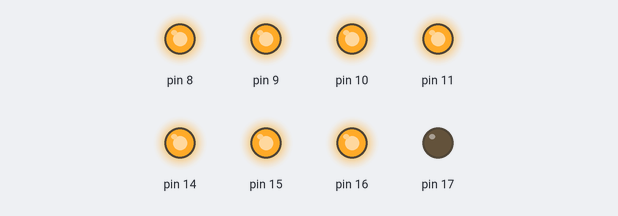
Bench run of a sketch on a simulated Arduino Uno, built with avr-gcc and run on an emulated ATmega328P. Shown: output pins drawn as LEDs (lit = HIGH).

Above: at 0.5 s.
At 2.5 s:
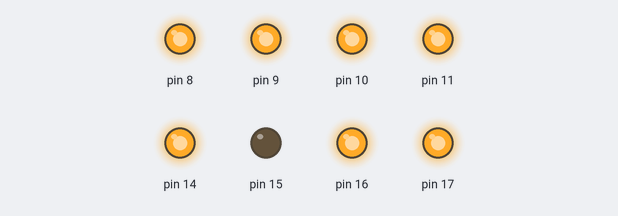
At 3.5 s:
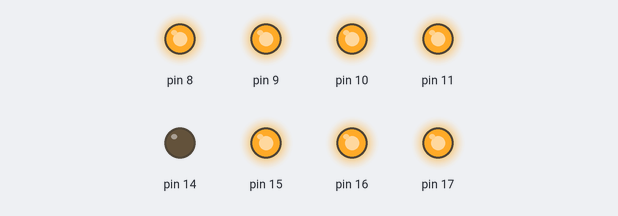
At 4.5 s:
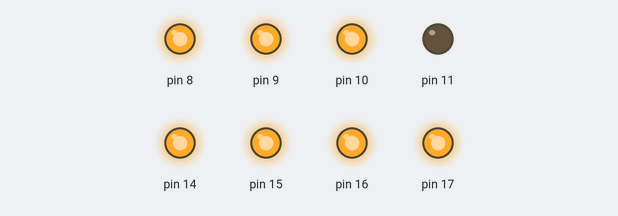
At 6.5 s:
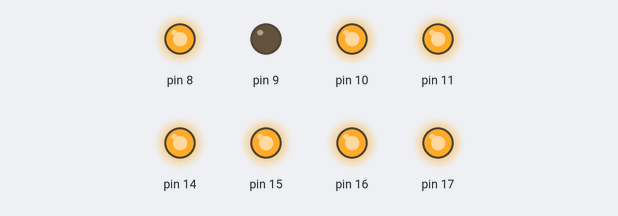
At 9.5 s:
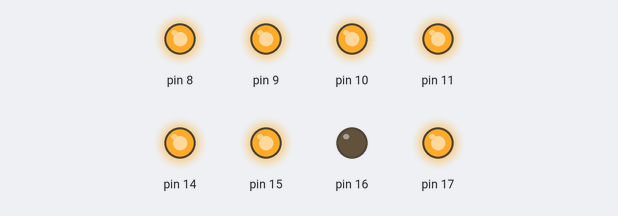
Timing chart, 0 to 10.4 s (numbered marks = the images above):
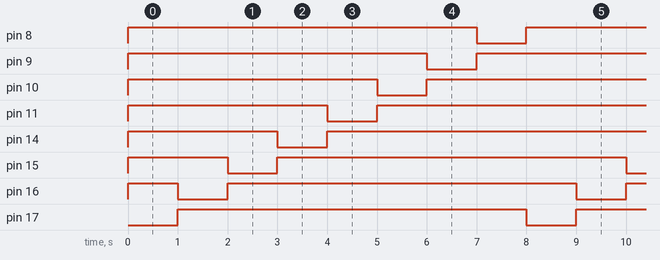

The sketch:

0605_16bit_TC_Interrupt_Basic01_CTC.ino
```cpp
unsigned char led;

void setup() {
  // put your setup code here, to run once:
  led = 0x01;

  DDRB = 0x0F;
  DDRC = 0x0F;
  SREG |= 0x80;

  TCCR1A = 0x00;
  // OCnX 핀 차단
  // WGM1, 0  -> 0 0
  TCCR1B = 0x0D;
  // WGM3, 2 -> 0 1 -> CTC 모드
  // SC2, 1, 0 -> 101 -> 분주율 1024
  TCCR1C = 0x00;
  // FOC1A, B, C -> 0 0 0
  TIMSK1 = 0x02;
  // OCIE1B OCIE1A TOIE1 -> 0 1 0 -> COMPA Enable
  OCR1A = 15625;
  // Bottom 설정

}
ISR(TIMER1_COMPA_vect){
  if(led == 0x01) led = 0x80;
  else led = led >> 1;
}

void loop() {
  // put your main code here, to run repeatedly:
  PORTB = ~led;
  PORTC = ~(led >> 4);
}
```

Measured:
- by itself, pin 8, pin 17: alternates HIGH for 7.0 s and LOW for 1.0 s
- by itself, pin 9–11, pin 14–16: repeats every 8.0 s: LOW 1.0 s, HIGH 7.0 s
